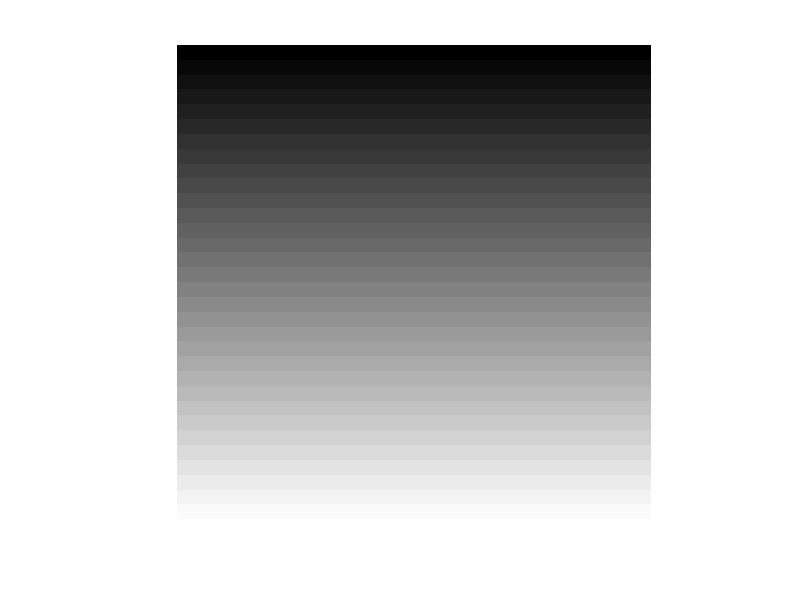

MATLAB code to generate this figure:
clc;
clear data;
clear all;

w=zeros(256);
j=1
m=0
for i=0:32
    w(j:j+7,:)=m;
    j=j+8;
    m=m+8;
    
end
w=uint8(w);
imshow(w)
